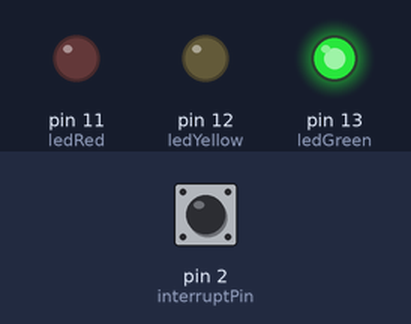
The sketch below on a simulated Arduino Uno, built with avr-gcc and run on an emulated ATmega328P. On the bench: output pins drawn as LEDs (lit = HIGH). The test bench sets the inputs (shaded band); at power-on: pin 2 (interruptPin) HIGH.

Above: at 1.2 s.
1.3 s: pin 2 (interruptPin) pulled LOW for 0.15 s
At 7.7 s:
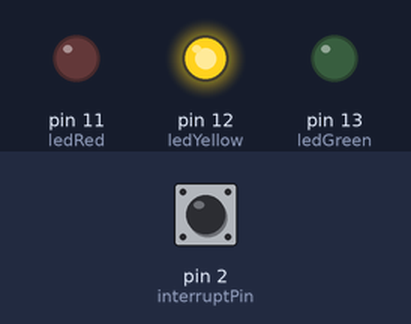
At 10.0 s:
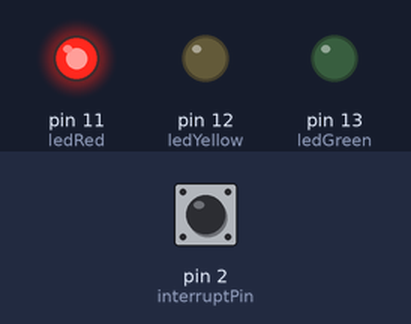
10.4 s: pin 2 (interruptPin) pulled LOW for 3.2 s
Timing chart, 0 to 23.1 s (numbered marks = the images above; inputs shaded):
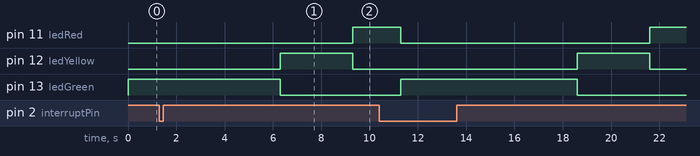

The sketch:

project-5.ino
```cpp
/*
  [Circuit] - v1: https://www.tinkercad.com/things/3oleZcbaVkP?sharecode=7z3fKfBhoNnAiNRpY-Xr55g3-GkTEbmH2Pl1eHf8wHs
              v2: https://www.tinkercad.com/things/kSaDdVbrw9M?sharecode=GeyLh3zPe5bplLm8HZBPsfkBmg2U8tGzGnkixSsLazw
*/

// v2 - Trafic Light + Interrupt Pin
int ledGreen = 13;
int ledYellow = 12;
int ledRed = 11;
int interruptPin = 2;
volatile byte state = LOW;

void setInterval(int port, int interval){
  digitalWrite(port, HIGH);
  delay(interval);
  digitalWrite(port, LOW);
}

void setup() {
  pinMode(ledGreen, OUTPUT);
  pinMode(ledYellow, OUTPUT);
  pinMode(ledRed, OUTPUT);
  pinMode(interruptPin, INPUT_PULLUP);
  attachInterrupt(digitalPinToInterrupt(interruptPin), blink, CHANGE);

  digitalWrite(ledGreen, HIGH);
}

void loop() {
  if (state) {
    delay(5000);
    digitalWrite(ledGreen, LOW);
    setInterval(ledYellow, 3000);
    setInterval(ledRed, 2000);
    digitalWrite(ledGreen, HIGH);
    blink();
  }
}

void blink() {
  state = !state;
}


/* v1 - Interrupt Pin
const byte ledPin = 12;
const byte interruptPin = 2;
volatile byte state = LOW;

void setup() {
  pinMode(ledPin, OUTPUT);
  pinMode(interruptPin, INPUT_PULLUP);
  attachInterrupt(digitalPinToInterrupt(interruptPin), blink, CHANGE);
}

void loop() {
  digitalWrite(ledPin, state);
}

void blink() {
  state = !state;
}
*/
```

Measured:
- after the input at 1.3 s, pin 11 (ledRed): LOW → HIGH after 8.0 s; pin 12 (ledYellow): LOW → HIGH after 5.0 s, → LOW 3.0 s later; pin 13 (ledGreen): HIGH → LOW after 5.0 s
